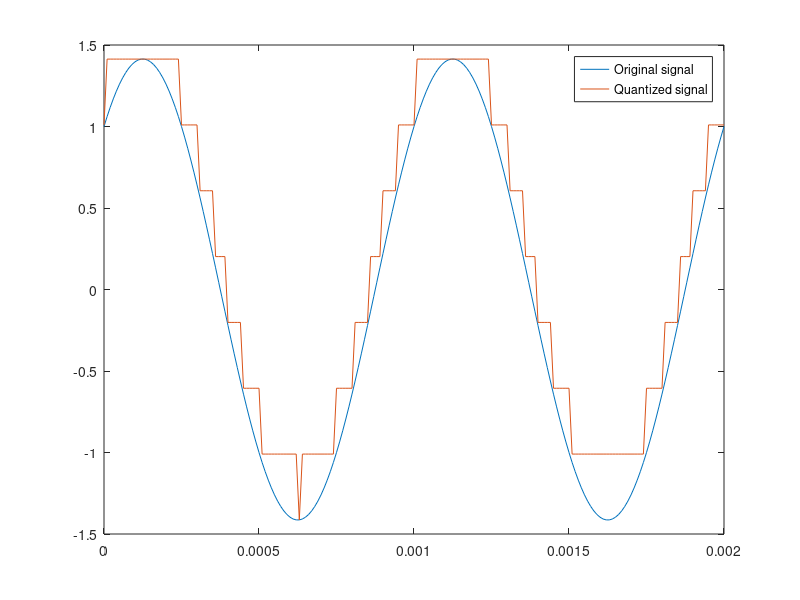

This figure's MATLAB source:
%Write a code to perform quantization of an analog signal using MATLAB.
clc;clear all;close all;
Ts = 0.0001;
t  = 0:.00001:20*Ts;
sig=sin(2000*pi*t)+cos(2000*pi*t);
maxsig = max(sig); 
interv = 2*maxsig/(2^3-1);
u = maxsig+interv;
partition = [-maxsig:interv:maxsig]; 
codebook  = [-maxsig:interv:u]; 
[index,quants] = quantiz(sig,partition,codebook); 

plot(t,sig,'-',t,quants,'-');
legend('Original signal','Quantized signal');
